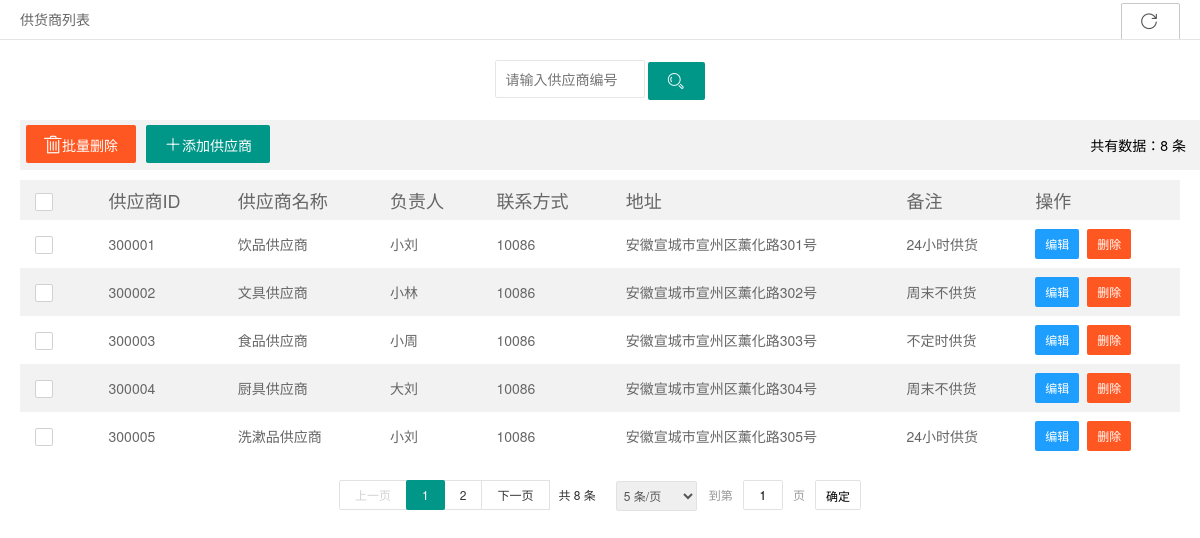
/pages/supplier-list.php, run on the app's committed database.
### tables this page shows
CREATE TABLE `tb_supplier` (
  `supplierID` varchar(100) NOT NULL COMMENT '供货商编号',
  `supplierName` varchar(100) NOT NULL COMMENT '供货商名称',
  `supplierManager` varchar(100) NOT NULL COMMENT '负责人',
  `supplierPhone` varchar(100) NOT NULL COMMENT '联系方式',
  `supplierAddress` varchar(100) NOT NULL COMMENT '地址',
  `note` varchar(1000) DEFAULT NULL COMMENT '备注',
  PRIMARY KEY (`supplierID`)
);

### pages/supplier-list.php (the view, shortened to what this page needs)
<?php
    include '../config/dbcon.php';
    $sql_count = "select count(*) from tb_supplier;";
    $query_count = mysqli_query($con, $sql_count);
    $count = mysqli_fetch_array($query_count);
    $recordcount = $count[0];
    if(empty($_GET['page'])){
        $page = 1;
        $pagesize = 5;
    }
    else{
        $page = $_GET['page'];
        $pagesize = $_GET['pagesize'];
    }
    $amount=($page-1)*$pagesize;
    $sql = "select * from tb_supplier limit {$amount},{$pagesize};";
    $query = mysqli_query($con, $sql);
    $rows = mysqli_fetch_all($query,MYSQLI_ASSOC);
?>
<!DOCTYPE html>
<html>
  <head>
    <link rel="stylesheet" href="../css/font.css">
    <link rel="stylesheet" href="../css/xadmin.css">
    <link rel="stylesheet" href="../layui/css/layui.css">
  </head>
  <body class="layui-anim">
    <div class="x-nav">
      <span class="layui-breadcrumb">
        <a><cite>供货商列表</cite></a>
      </span>
      <a class="layui-btn layui-btn-primary layui-btn-small" style="line-height:1.6em;margin-top:3px;float:right"
      href="javascript:location.replace(location.href);" title="刷新">
        <i class="layui-icon" style="line-height:1.6em;margin-top:3px;float:right">&#xe669;</i>
      </a>
    </div>
    <div class="x-body">
      <div class="layui-row" style="text-align: center;margin: 0 auto;">
        <form class="layui-form layui-col-md12 x-so" action="action-search.php" method="post">
          <input type="text" name="supplierID"  placeholder="请输入供应商编号" required lay-verify="number|supplierID"
          autocomplete="off" class="layui-input">
          <button class="layui-btn"  lay-submit="" name ='supplier-search' lay-filter="sreach-supplier-id">
            <i class="layui-icon">&#xe615;</i>
          </button>
        </form>
      </div>
      <xblock style="float: left;width: 100%;line-height:40px">
          <form id = "delAll" action = 'action-delete.php' method= "post">
          <button class="layui-btn layui-btn-danger" name='supplierSet-delete' onclick = 'delAll()'
                  style="float: left;margin-right: 10px">
            <i class="iconfont">&#xe69d;</i>批量删除
          </button>
        </form>
        <span>
        <button class="layui-btn" onclick="x_admin_show('添加商品','supplier-add.php',800,600)"
                style="float: left;">
          <i class="iconfont">&#xe6b9;</i>添加供应商
        </button>
        </span>
        <span style="float: right;line-height:40px">共有数据：<?php echo $recordcount;?> 条</span>
      </xblock>
      <table class="layui-table" lay-filter="demo" lay-even lay-skin="nob">
        <thead>
          <tr>
            <th>
              <div class="layui-unselect header layui-form-checkbox" lay-skin="primary">
                <i class="layui-icon">&#xe605;</i>
              </div>
            </th>
            <th style="font-size: 18px">供应商ID</th>
            <th style="font-size: 18px">供应商名称</th>
            <th style="font-size: 18px">负责人</th>
            <th style="font-size: 18px">联系方式</th>
            <th style="font-size: 18px">地址</th>
            <th style="font-size: 18px">备注</th>
            <th style="font-size: 18px">操作</th>
          </tr>
        </thead>
        <tbody>
          <?php foreach ($rows as $row){ $str="";?>
          <tr>
            <td>
              <div class="layui-unselect layui-form-checkbox" lay-skin="primary"
                   data-id= "<?php echo htmlspecialchars($row['supplierID']);?>" >
                <i class="layui-icon">&#xe605;</i>
              </div>
            </td>
            <td><?php $str .= "&0=".$row['supplierID'];echo htmlspecialchars($row['supplierID']);?></td>
            <td><?php $str .= "&1=".$row['supplierName'];echo htmlspecialchars($row['supplierName']);?></td>
            <td><?php $str .= "&2=".$row['supplierManager'];echo htmlspecialchars($row['supplierManager']);?></td>
            <td><?php $str .= "&3=".$row['supplierPhone'];echo htmlspecialchars($row['supplierPhone']);?></td>
            <td><?php $str .= "&4=".$row['supplierAddress'];echo htmlspecialchars(str_replace('-', '', $row['supplierAddress']));?></td>
            <td><?php $str .= "&5=".$row['note'];echo htmlspecialchars($row['note']);?></td>
            <td class="td-manage">
              <a title="编辑" class="layui-btn layui-btn-sm layui-btn-normal" href="javascript:;"
                 onclick="x_admin_show('编辑商品','supplier-edit.php?<?php echo $str;?>',800,600)"
                 style="float: left;">
                编辑
              </a>
              <a style="float: left;margin-left: 8px;" href="avascript:;">
              <form action="action-delete.php" method="post">
                   <button class="layui-btn layui-btn-sm layui-btn-danger" name="supplier-delete">删除</button>
              </form>
              </a>
            </td>
          </tr>
        <?php }?>
        </tbody>
      </table>
    </div>
    <div id="supplier-page" style="text-align: center;margin-top: -20px;"></div>
  </body>
</html>

### css/xadmin.css (style rules this page uses)
* { margin: 0px; padding: 0px; font-family: "microsoft yahei","Helvetica Neue", Helvetica, Arial, sans-serif; }
a { text-decoration: none; }
html { width: 100%; height: 100%; overflow-x:hidden; overflow-y:auto; }
body { width: 100%; min-height: 100%; }
.x-body { padding: 20px; }
.x-nav { padding: 0 20px; position: relative; z-index: 99; border-bottom: 1px solid #e5e5e5; line-height: 39px; height: 39px; overflow: hidden; }
xblock { display: block; margin-bottom: 10px; padding: 5px ; padding-left:6px; padding-right:15px; line-height: 22px; border-radius: 0 2px 2px 0; background-color: #f2f2f2; }
.x-so { margin-bottom: 20px; }
.x-so input.layui-input { width: 150px; }
.x-so input.layui-input,.x-so input.layui-btn { display: inline-block; }
table th, table td { word-break: break-all; }

### data on the page
tb_supplier: supplierID "300001", supplierName "饮品供应商", supplierManager "小刘", supplierPhone "10086", supplierAddress "安徽宣城市宣州区薰化路301号", note "24小时供货"
tb_supplier: supplierID "300002", supplierName "文具供应商", supplierManager "小林", supplierPhone "10086", supplierAddress "安徽宣城市宣州区薰化路302号", note "周末不供货"
tb_supplier: supplierID "300003", supplierName "食品供应商", supplierManager "小周", supplierPhone "10086", supplierAddress "安徽宣城市宣州区薰化路303号", note "不定时供货"
tb_supplier: supplierID "300004", supplierName "厨具供应商", supplierManager "大刘", supplierPhone "10086", supplierAddress "安徽宣城市宣州区薰化路304号", note "周末不供货"
tb_supplier: supplierID "300005", supplierName "洗漱品供应商", supplierManager "小刘", supplierPhone "10086", supplierAddress "安徽宣城市宣州区薰化路305号", note "24小时供货"

### other printed values
$recordcount "8"
